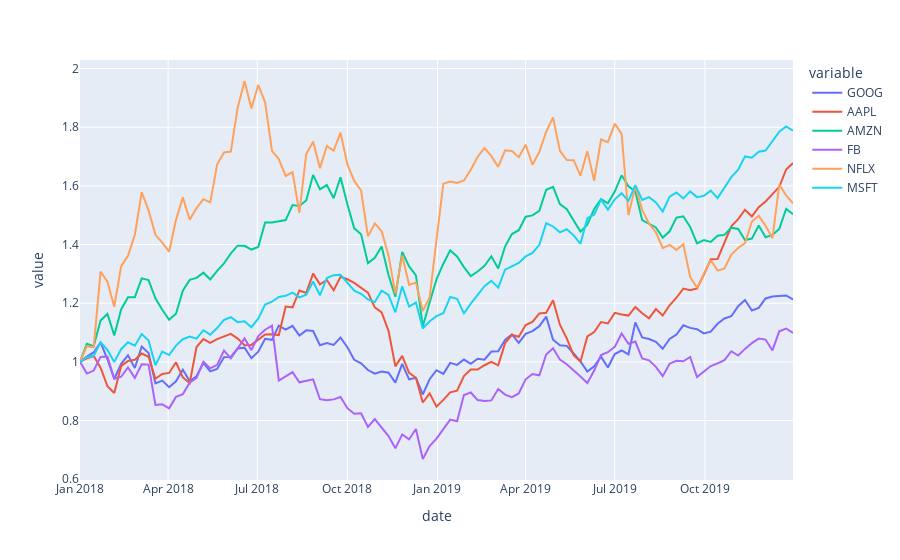

The notebook cell this image was saved under:
### Markdown cell above
### 3.3 Using The New Package
Finally, it's time to use the newly installed package! Pick a dataset from the [data package](https://plotly.com/python-api-reference/generated/plotly.data.html) that is a part of Plotly. 


### 3.3.1 (10 points):

Create a graph using one of these datasets. You can use the documentation for inspiration, but try to change the variables around so you get to really experience the package! Make sure to include titles and axis labels!

### Code cell
import plotly.data
import plotly.express as px
stocks = plotly.data.stocks()
stocks
px.line(stocks, x = "date",y= stocks.columns[1:])
